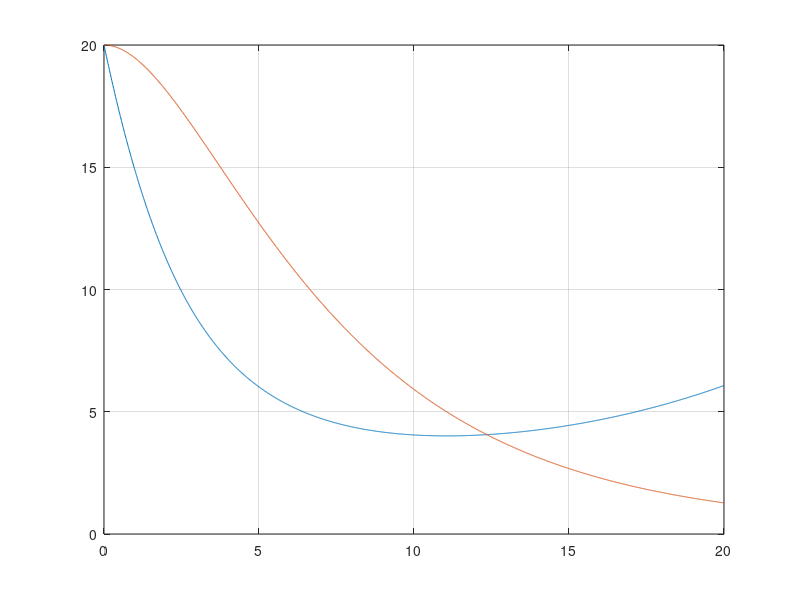
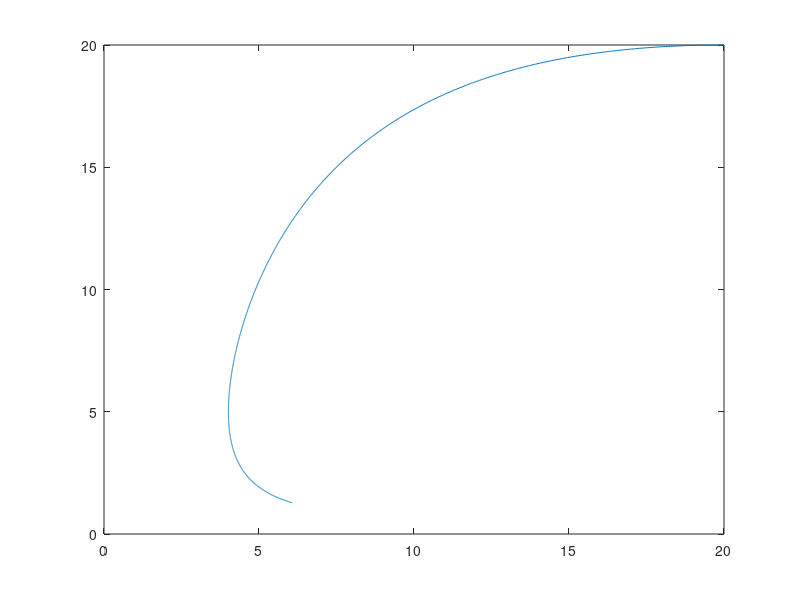

These charts were generated, in order, by the following MATLAB code:
% Simple predator prey model
close all
clear
clc

% Initial conditions for prey(N) and predator(P)
N = 20;
P = 20;
% Parameters for interaction rate(a) and birth rate(b)
a = .1;
b = .02;
c = .01;
d = .2;
% Time duration of 0 to 15 years
t=0:.01:20;
% rate of change betweem prey(dN) and predator(P)
dN =@(y)(a - b*y(2))*y(1);
dP =@(y)(c*y(1) - d)*y(2);
% System of ODE function
model2 = @(t,y)[dN(y); dP(y)];
% System of ODE solver
[t,pop] = ode45(model2,t,[N;P]);
% Plotting the population over the time duration
figure(1)
plot(t,pop)
grid on

figure(2)
plot(pop(:,1),pop(:,2))






